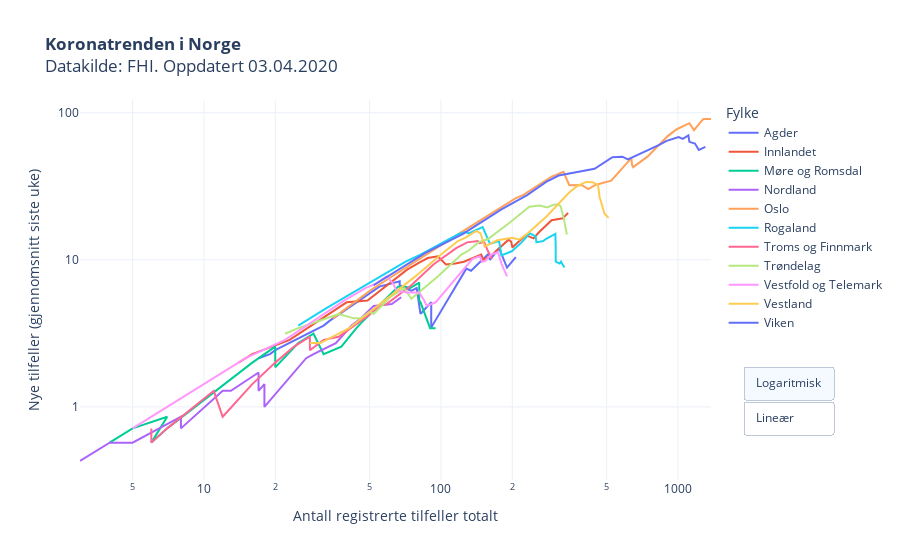

Notebook code cell kept with this figure:
### Code cell
kategori = [i for i in data["Fylke"].unique()]
kategori.sort()

fig = px.scatter(data, 
                 x="Totale tilfeller", 
                 y="Nye tilfeller", 
                 color="Fylke",
                 hover_name="Fylke",
                 hover_data=["variable"],
                 #animation_frame="variable",
                 #animation_group="RHF",
                 log_y=True,
                 log_x=True,
                 #category_orders={"Fylke": kategori}, 
                 #color_discrete_sequence=colorlist,
                 template = "plotly_white",
                 title = "<b>Koronatrenden i Norge</b><br>Datakilde: FHI. Oppdatert "+datetime.today().strftime('%d.%m.%Y'),
                 labels = {"Nye tilfeller": "Nye tilfeller (gjennomsnitt siste uke)", "variable": "Dato", "Totale tilfeller": "Antall registrerte tilfeller totalt"}    
                )

fig.update_layout(
    updatemenus = list([
    dict(type="buttons", 
         #direction="left", 
         active=0,
         buttons=list([
            dict(label='Logaritmisk',
                 method='update',
                 args=[{'visible': [True]},
                       {'yaxis': {'type': 'log',
                                  #"title": "Totalt registrerte smittede (log)",
                                  #"range":[0,9900],
                                  "nticks":4}}]),
            dict(label='Lineær',
                 method='update',
                 args=[{'visible': [True]},
                       {'yaxis': {'type': 'linear',
                                  #"title": "Totalt registrerte smittede",
                                  #"range":[0,2000],
                                 }}])
            ]),
            showactive=True,
            x=1.05,
            xanchor="left",
            y=0.3,
            yanchor="top"
        )
    ]))

fig.update_yaxes(nticks=3)
fig.update_xaxes(nticks=4)

fig.update_traces(mode="lines")

### Figure 1 — Plotly figure (JSON) as saved in the notebook; plotly's stock layout.template omitted (floating-point values rounded to 4 significant figures)
{"data": [{"customdata": [["09 Mar"], ["10 Mar"], ["11 Mar"], ["12 Mar"], ["13 Mar"], ["14 Mar"], ["15 Mar"], ["16 Mar"], ["17 Mar"], ["18 Mar"], ["19 Mar"], ["20 Mar"], ["21 Mar"], ["22 Mar"], ["23 Mar"], ["24 Mar"], ["25 Mar"], ["26 Mar"], ["27 Mar"], ["28 Mar"], ["29 Mar"], ["30 Mar"], ["31 Mar"], ["01 Apr"], ["02 Apr"]], "hoverlabel": {"namelength": 0}, "hovertemplate": "<b>%{hovertext}</b><br><br>Fylke=Agder<br>Antall registrerte tilfeller totalt=%{x}<br>Nye tilfeller (gjennomsnitt siste uke)=%{y}<br>Dato=%{customdata[0]}", "hovertext": ["Agder", "Agder", "Agder", "Agder", "Agder", "Agder", "Agder", "Agder", "Agder", "Agder", "Agder", "Agder", "Agder", "Agder", "Agder", "Agder", "Agder", "Agder", "Agder", "Agder", "Agder", "Agder", "Agder", "Agder", "Agder"], "legendgroup": "Agder", "marker": {"color": "#636efa", "symbol": "circle"}, "mode": "lines", "name": "Agder", "showlegend": true, "type": "scatter", "x": [17, 19, 20, 32, 34, 52, 55, 67, 67, 67, 75, 79, 82, 91, 91, 92, 128, 134, 148, 159, 161, 166, 176, 190, 207], "xaxis": "x", "y": [2.143, 2.286, 2.429, 3.571, 3.857, 6.143, 6.571, 7.143, 6.857, 6.714, 6.143, 6.429, 4.286, 5.143, 3.429, 3.571, 8.714, 8.429, 9.857, 11, 10, 10.71, 12, 8.857, 10.43], "yaxis": "y"}, {"customdata": [["09 Mar"], ["10 Mar"], ["11 Mar"], ["12 Mar"], ["13 Mar"], ["14 Mar"], ["15 Mar"], ["16 Mar"], ["17 Mar"], ["18 Mar"], ["19 Mar"], ["20 Mar"], ["21 Mar"], ["22 Mar"], ["23 Mar"], ["24 Mar"], ["25 Mar"], ["26 Mar"], ["27 Mar"], ["28 Mar"], ["29 Mar"], ["30 Mar"], ["31 Mar"], ["01 Apr"], ["02 Apr"]], "hoverlabel": {"namelength": 0}, "hovertemplate": "<b>%{hovertext}</b><br><br>Fylke=Innlandet<br>Antall registrerte tilfeller totalt=%{x}<br>Nye tilfeller (gjennomsnitt siste uke)=%{y}<br>Dato=%{customdata[0]}", "hovertext": ["Innlandet", "Innlandet", "Innlandet", "Innlandet", "Innlandet", "Innlandet", "Innlandet", "Innlandet", "Innlandet", "Innlandet", "Innlandet", "Innlandet", "Innlandet", "Innlandet", "Innlandet", "Innlandet", "Innlandet", "Innlandet", "Innlandet", "Innlandet", "Innlandet", "Innlandet", "Innlandet", "Innlandet", "Innlandet"], "legendgroup": "Innlandet", "marker": {"color": "#EF553B", "symbol": "circle"}, "mode": "lines", "name": "Innlandet", "showlegend": true, "type": "scatter", "x": [14, 16, 23, 40, 49, 57, 72, 81, 88, 97, 105, 115, 125, 148, 151, 163, 193, 198, 200, 228, 246, 258, 293, 327, 344], "xaxis": "x", "y": [2, 2.286, 2.857, 5.143, 5.286, 6.429, 8.571, 9.571, 10.29, 10.57, 9.286, 9.429, 9.714, 10.86, 10, 10.71, 13.71, 13.29, 12.14, 14.71, 14, 15.29, 18.57, 19.14, 20.86], "yaxis": "y"}, {"customdata": [["09 Mar"], ["10 Mar"], ["11 Mar"], ["12 Mar"], ["13 Mar"], ["14 Mar"], ["15 Mar"], ["16 Mar"], ["17 Mar"], ["18 Mar"], ["19 Mar"], ["20 Mar"], ["21 Mar"], ["22 Mar"], ["23 Mar"], ["24 Mar"], ["25 Mar"], ["26 Mar"], ["27 Mar"], ["28 Mar"], ["29 Mar"], ["30 Mar"], ["31 Mar"], ["01 Apr"], ["02 Apr"]], "hoverlabel": {"namelength": 0}, "hovertemplate": "<b>%{hovertext}</b><br><br>Fylke=Møre og Romsdal<br>Antall registrerte tilfeller totalt=%{x}<br>Nye tilfeller (gjennomsnitt siste uke)=%{y}<br>Dato=%{customdata[0]}", "hovertext": ["Møre og Romsdal", "Møre og Romsdal", "Møre og Romsdal", "Møre og Romsdal", "Møre og Romsdal", "Møre og Romsdal", "Møre og Romsdal", "Møre og Romsdal", "Møre og Romsdal", "Møre og Romsdal", "Møre og Romsdal", "Møre og Romsdal", "Møre og Romsdal", "Møre og Romsdal", "Møre og Romsdal", "Møre og Romsdal", "Møre og Romsdal", "Møre og Romsdal", "Møre og Romsdal", "Møre og Romsdal", "Møre og Romsdal", "Møre og Romsdal", "Møre og Romsdal", "Møre og Romsdal", "Møre og Romsdal"], "legendgroup": "Møre og Romsdal", "marker": {"color": "#00cc96", "symbol": "circle"}, "mode": "lines", "name": "Møre og Romsdal", "showlegend": true, "type": "scatter", "x": [4, 5, 7, 6, 7, 16, 20, 20, 20, 20, 25, 29, 32, 38, 44, 46, 66, 71, 74, 81, 81, 81, 82, 90, 95], "xaxis": "x", "y": [0.5714, 0.7143, 0.8571, 0.5714, 0.7143, 2, 2.571, 2.286, 2.143, 1.857, 2.714, 3.143, 2.286, 2.571, 3.429, 3.714, 6.571, 6.571, 6.429, 7, 6.143, 5.286, 5.143, 3.429, 3.429], "yaxis": "y"}, {"customdata": [["09 Mar"], ["10 Mar"], ["11 Mar"], ["12 Mar"], ["13 Mar"], ["14 Mar"], ["15 Mar"], ["16 Mar"], ["17 Mar"], ["18 Mar"], ["19 Mar"], ["20 Mar"], ["21 Mar"], ["22 Mar"], ["23 Mar"], ["24 Mar"], ["25 Mar"], ["26 Mar"], ["27 Mar"], ["28 Mar"], ["29 Mar"], ["30 Mar"], ["31 Mar"], ["01 Apr"], ["02 Apr"]], "hoverlabel": {"namelength": 0}, "hovertemplate": "<b>%{hovertext}</b><br><br>Fylke=Nordland<br>Antall registrerte tilfeller totalt=%{x}<br>Nye tilfeller (gjennomsnitt siste uke)=%{y}<br>Dato=%{customdata[0]}", "hovertext": ["Nordland", "Nordland", "Nordland", "Nordland", "Nordland", "Nordland", "Nordland", "Nordland", "Nordland", "Nordland", "Nordland", "Nordland", "Nordland", "Nordland", "Nordland", "Nordland", "Nordland", "Nordland", "Nordland", "Nordland", "Nordland", "Nordland", "Nordland", "Nordland", "Nordland"], "legendgroup": "Nordland", "marker": {"color": "#ab63fa", "symbol": "circle"}, "mode": "lines", "name": "Nordland", "showlegend": true, "type": "scatter", "x": [3, 3, 3, 4, 5, 8, 8, 11, 11, 12, 13, 17, 17, 18, 18, 18, 27, 29, 36, 42, 46, 48, 52, 62, 68], "xaxis": "x", "y": [0.4286, 0.4286, 0.4286, 0.5714, 0.5714, 0.8571, 0.7143, 1.143, 1.143, 1.286, 1.286, 1.714, 1.286, 1.429, 1, 1, 2.143, 2.286, 2.714, 3.571, 4, 4.286, 4.857, 5, 5.571], "yaxis": "y"}, {"customdata": [["09 Mar"], ["10 Mar"], ["11 Mar"], ["12 Mar"], ["13 Mar"], ["14 Mar"], ["15 Mar"], ["16 Mar"], ["17 Mar"], ["18 Mar"], ["19 Mar"], ["20 Mar"], ["21 Mar"], ["22 Mar"], ["23 Mar"], ["24 Mar"], ["25 Mar"], ["26 Mar"], ["27 Mar"], ["28 Mar"], ["29 Mar"], ["30 Mar"], ["31 Mar"], ["01 Apr"], ["02 Apr"]], "hoverlabel": {"namelength": 0}, "hovertemplate": "<b>%{hovertext}</b><br><br>Fylke=Oslo<br>Antall registrerte tilfeller totalt=%{x}<br>Nye tilfeller (gjennomsnitt siste uke)=%{y}<br>Dato=%{customdata[0]}", "hovertext": ["Oslo", "Oslo", "Oslo", "Oslo", "Oslo", "Oslo", "Oslo", "Oslo", "Oslo", "Oslo", "Oslo", "Oslo", "Oslo", "Oslo", "Oslo", "Oslo", "Oslo", "Oslo", "Oslo", "Oslo", "Oslo", "Oslo", "Oslo", "Oslo", "Oslo"], "legendgroup": "Oslo", "marker": {"color": "#FFA15A", "symbol": "circle"}, "mode": "lines", "name": "Oslo", "showlegend": true, "type": "scatter", "x": [35, 51, 123, 166, 207, 222, 281, 292, 329, 348, 392, 419, 448, 523, 636, 640, 647, 744, 903, 989, 1118, 1169, 1233, 1281, 1379], "xaxis": "x", "y": [4, 6.286, 15.57, 21.14, 26.29, 27.57, 35.14, 36.71, 39.71, 32.14, 32.29, 30.29, 32.29, 34.57, 49.14, 44.43, 42.71, 50.29, 69.14, 77.29, 85, 76.14, 84.71, 90.57, 90.71], "yaxis": "y"}, {"customdata": [["09 Mar"], ["10 Mar"], ["11 Mar"], ["12 Mar"], ["13 Mar"], ["14 Mar"], ["15 Mar"], ["16 Mar"], ["17 Mar"], ["18 Mar"], ["19 Mar"], ["20 Mar"], ["21 Mar"], ["22 Mar"], ["23 Mar"], ["24 Mar"], ["25 Mar"], ["26 Mar"], ["27 Mar"], ["28 Mar"], ["29 Mar"], ["30 Mar"], ["31 Mar"], ["01 Apr"], ["02 Apr"]], "hoverlabel": {"namelength": 0}, "hovertemplate": "<b>%{hovertext}</b><br><br>Fylke=Rogaland<br>Antall registrerte tilfeller totalt=%{x}<br>Nye tilfeller (gjennomsnitt siste uke)=%{y}<br>Dato=%{customdata[0]}", "hovertext": ["Rogaland", "Rogaland", "Rogaland", "Rogaland", "Rogaland", "Rogaland", "Rogaland", "Rogaland", "Rogaland", "Rogaland", "Rogaland", "Rogaland", "Rogaland", "Rogaland", "Rogaland", "Rogaland", "Rogaland", "Rogaland", "Rogaland", "Rogaland", "Rogaland", "Rogaland", "Rogaland", "Rogaland", "Rogaland"], "legendgroup": "Rogaland", "marker": {"color": "#19d3f3", "symbol": "circle"}, "mode": "lines", "name": "Rogaland", "showlegend": true, "type": "scatter", "x": [25, 33, 71, 82, 105, 119, 127, 131, 150, 161, 176, 180, 199, 219, 237, 251, 253, 270, 277, 304, 305, 305, 317, 321, 332], "xaxis": "x", "y": [3.571, 4.714, 9.714, 10.86, 13.43, 15, 15.43, 15.14, 16.71, 12.86, 13.43, 10.71, 11.43, 13.14, 15.14, 14.43, 13.14, 13.43, 13.86, 15, 12.29, 9.714, 9.429, 9.714, 8.857], "yaxis": "y"}, {"customdata": [["09 Mar"], ["10 Mar"], ["11 Mar"], ["12 Mar"], ["13 Mar"], ["14 Mar"], ["15 Mar"], ["16 Mar"], ["17 Mar"], ["18 Mar"], ["19 Mar"], ["20 Mar"], ["21 Mar"], ["22 Mar"], ["23 Mar"], ["24 Mar"], ["25 Mar"], ["26 Mar"], ["27 Mar"], ["28 Mar"], ["29 Mar"], ["30 Mar"], ["31 Mar"], ["01 Apr"], ["02 Apr"]], "hoverlabel": {"namelength": 0}, "hovertemplate": "<b>%{hovertext}</b><br><br>Fylke=Troms og Finnmark<br>Antall registrerte tilfeller totalt=%{x}<br>Nye tilfeller (gjennomsnitt siste uke)=%{y}<br>Dato=%{customdata[0]}", "hovertext": ["Troms og Finnmark", "Troms og Finnmark", "Troms og Finnmark", "Troms og Finnmark", "Troms og Finnmark", "Troms og Finnmark", "Troms og Finnmark", "Troms og Finnmark", "Troms og Finnmark", "Troms og Finnmark", "Troms og Finnmark", "Troms og Finnmark", "Troms og Finnmark", "Troms og Finnmark", "Troms og Finnmark", "Troms og Finnmark", "Troms og Finnmark", "Troms og Finnmark", "Troms og Finnmark", "Troms og Finnmark", "Troms og Finnmark", "Troms og Finnmark", "Troms og Finnmark", "Troms og Finnmark", "Troms og Finnmark"], "legendgroup": "Troms og Finnmark", "marker": {"color": "#FF6692", "symbol": "circle"}, "mode": "lines", "name": "Troms og Finnmark", "showlegend": true, "type": "scatter", "x": [6, 6, 7, 11, 12, 16, 20, 21, 24, 28, 28, 32, 37, 49, 55, 59, 75, 93, 116, 129, 143, 146, 152, 157, 164], "xaxis": "x", "y": [0.7143, 0.5714, 0.7143, 1.286, 0.8571, 1.429, 2, 2.143, 2.571, 3, 2.429, 2.857, 3, 4.143, 4.857, 5, 6.714, 9.286, 12, 13.14, 13.43, 13, 13.29, 11.71, 10.14], "yaxis": "y"}, {"customdata": [["09 Mar"], ["10 Mar"], ["11 Mar"], ["12 Mar"], ["13 Mar"], ["14 Mar"], ["15 Mar"], ["16 Mar"], ["17 Mar"], ["18 Mar"], ["19 Mar"], ["20 Mar"], ["21 Mar"], ["22 Mar"], ["23 Mar"], ["24 Mar"], ["25 Mar"], ["26 Mar"], ["27 Mar"], ["28 Mar"], ["29 Mar"], ["30 Mar"], ["31 Mar"], ["01 Apr"], ["02 Apr"]], "hoverlabel": {"namelength": 0}, "hovertemplate": "<b>%{hovertext}</b><br><br>Fylke=Trøndelag<br>Antall registrerte tilfeller totalt=%{x}<br>Nye tilfeller (gjennomsnitt siste uke)=%{y}<br>Dato=%{customdata[0]}", "hovertext": ["Trøndelag", "Trøndelag", "Trøndelag", "Trøndelag", "Trøndelag", "Trøndelag", "Trøndelag", "Trøndelag", "Trøndelag", "Trøndelag", "Trøndelag", "Trøndelag", "Trøndelag", "Trøndelag", "Trøndelag", "Trøndelag", "Trøndelag", "Trøndelag", "Trøndelag", "Trøndelag", "Trøndelag", "Trøndelag", "Trøndelag", "Trøndelag", "Trøndelag"], "legendgroup": "Trøndelag", "marker": {"color": "#B6E880", "symbol": "circle"}, "mode": "lines", "name": "Trøndelag", "showlegend": true, "type": "scatter", "x": [22, 22, 25, 37, 43, 46, 50, 52, 61, 70, 75, 97, 122, 131, 144, 158, 196, 236, 261, 281, 296, 311, 320, 330, 340], "xaxis": "x", "y": [3.143, 3.143, 3.429, 4.286, 4, 4, 4.429, 4.286, 5.571, 6.429, 5.429, 7.714, 10.86, 11.57, 13.14, 13.86, 18, 23, 23.43, 22.71, 23.57, 23.86, 23.14, 19.14, 14.86], "yaxis": "y"}, {"customdata": [["09 Mar"], ["10 Mar"], ["11 Mar"], ["12 Mar"], ["13 Mar"], ["14 Mar"], ["15 Mar"], ["16 Mar"], ["17 Mar"], ["18 Mar"], ["19 Mar"], ["20 Mar"], ["21 Mar"], ["22 Mar"], ["23 Mar"], ["24 Mar"], ["25 Mar"], ["26 Mar"], ["27 Mar"], ["28 Mar"], ["29 Mar"], ["30 Mar"], ["31 Mar"], ["01 Apr"], ["02 Apr"]], "hoverlabel": {"namelength": 0}, "hovertemplate": "<b>%{hovertext}</b><br><br>Fylke=Vestfold og Telemark<br>Antall registrerte tilfeller totalt=%{x}<br>Nye tilfeller (gjennomsnitt siste uke)=%{y}<br>Dato=%{customdata[0]}", "hovertext": ["Vestfold og Telemark", "Vestfold og Telemark", "Vestfold og Telemark", "Vestfold og Telemark", "Vestfold og Telemark", "Vestfold og Telemark", "Vestfold og Telemark", "Vestfold og Telemark", "Vestfold og Telemark", "Vestfold og Telemark", "Vestfold og Telemark", "Vestfold og Telemark", "Vestfold og Telemark", "Vestfold og Telemark", "Vestfold og Telemark", "Vestfold og Telemark", "Vestfold og Telemark", "Vestfold og Telemark", "Vestfold og Telemark", "Vestfold og Telemark", "Vestfold og Telemark", "Vestfold og Telemark", "Vestfold og Telemark", "Vestfold og Telemark", "Vestfold og Telemark"], "legendgroup": "Vestfold og Telemark", "marker": {"color": "#FF97FF", "symbol": "circle"}, "mode": "lines", "name": "Vestfold og Telemark", "showlegend": true, "type": "scatter", "x": [5, 5, 15, 22, 30, 39, 48, 53, 59, 63, 65, 72, 81, 85, 87, 95, 114, 136, 146, 149, 154, 163, 174, 180, 190], "xaxis": "x", "y": [0.7143, 0.7143, 2.143, 2.857, 4, 5.286, 6.429, 6.857, 7.714, 6.857, 6.143, 6, 6, 5.286, 4.857, 5.143, 7.286, 10.14, 10.57, 9.714, 9.857, 10.86, 11.29, 9.429, 7.714], "yaxis": "y"}, {"customdata": [["09 Mar"], ["10 Mar"], ["11 Mar"], ["12 Mar"], ["13 Mar"], ["14 Mar"], ["15 Mar"], ["16 Mar"], ["17 Mar"], ["18 Mar"], ["19 Mar"], ["20 Mar"], ["21 Mar"], ["22 Mar"], ["23 Mar"], ["24 Mar"], ["25 Mar"], ["26 Mar"], ["27 Mar"], ["28 Mar"], ["29 Mar"], ["30 Mar"], ["31 Mar"], ["01 Apr"], ["02 Apr"]], "hoverlabel": {"namelength": 0}, "hovertemplate": "<b>%{hovertext}</b><br><br>Fylke=Vestland<br>Antall registrerte tilfeller totalt=%{x}<br>Nye tilfeller (gjennomsnitt siste uke)=%{y}<br>Dato=%{customdata[0]}", "hovertext": ["Vestland", "Vestland", "Vestland", "Vestland", "Vestland", "Vestland", "Vestland", "Vestland", "Vestland", "Vestland", "Vestland", "Vestland", "Vestland", "Vestland", "Vestland", "Vestland", "Vestland", "Vestland", "Vestland", "Vestland", "Vestland", "Vestland", "Vestland", "Vestland", "Vestland"], "legendgroup": "Vestland", "marker": {"color": "#FECB52", "symbol": "circle"}, "mode": "lines", "name": "Vestland", "showlegend": true, "type": "scatter", "x": [28, 31, 41, 67, 78, 101, 118, 127, 141, 147, 153, 173, 200, 214, 234, 279, 346, 375, 410, 436, 445, 460, 467, 490, 510], "xaxis": "x", "y": [2.714, 2.714, 3.429, 6.429, 7.714, 11, 13.43, 14.14, 15.71, 15.14, 12.29, 13.57, 14.14, 13.71, 15.29, 19.71, 28.43, 31.71, 33.86, 33.71, 33, 32.29, 26.86, 20.57, 19.29], "yaxis": "y"}, {"customdata": [["09 Mar"], ["10 Mar"], ["11 Mar"], ["12 Mar"], ["13 Mar"], ["14 Mar"], ["15 Mar"], ["16 Mar"], ["17 Mar"], ["18 Mar"], ["19 Mar"], ["20 Mar"], ["21 Mar"], ["22 Mar"], ["23 Mar"], ["24 Mar"], ["25 Mar"], ["26 Mar"], ["27 Mar"], ["28 Mar"], ["29 Mar"], ["30 Mar"], ["31 Mar"], ["01 Apr"], ["02 Apr"]], "hoverlabel": {"namelength": 0}, "hovertemplate": "<b>%{hovertext}</b><br><br>Fylke=Viken<br>Antall registrerte tilfeller totalt=%{x}<br>Nye tilfeller (gjennomsnitt siste uke)=%{y}<br>Dato=%{customdata[0]}", "hovertext": ["Viken", "Viken", "Viken", "Viken", "Viken", "Viken", "Viken", "Viken", "Viken", "Viken", "Viken", "Viken", "Viken", "Viken", "Viken", "Viken", "Viken", "Viken", "Viken", "Viken", "Viken", "Viken", "Viken", "Viken", "Viken"], "legendgroup": "Viken", "marker": {"color": "#636efa", "symbol": "circle"}, "mode": "lines", "name": "Viken", "showlegend": true, "type": "scatter", "x": [52, 86, 124, 154, 180, 231, 278, 314, 358, 410, 445, 529, 583, 615, 674, 748, 834, 896, 1007, 1048, 1107, 1118, 1180, 1225, 1306], "xaxis": "x", "y": [6.714, 11.14, 15, 18.71, 22, 27.57, 33.86, 37.43, 38.86, 40.86, 41.57, 49.86, 50.29, 48.14, 51.43, 55.71, 60.57, 64.43, 68.29, 66.43, 70.29, 63.43, 61.71, 55.86, 58.57], "yaxis": "y"}], "layout": {"legend": {"title": {"text": "Fylke"}, "tracegroupgap": 0}, "title": {"text": "<b>Koronatrenden i Norge</b><br>Datakilde: FHI. Oppdatert 03.04.2020"}, "updatemenus": [{"active": 0, "buttons": [{"args": [{"visible": [true]}, {"yaxis": {"nticks": 4, "type": "log"}}], "label": "Logaritmisk", "method": "update"}, {"args": [{"visible": [true]}, {"yaxis": {"type": "linear"}}], "label": "Lineær", "method": "update"}], "showactive": true, "type": "buttons", "x": 1.05, "xanchor": "left", "y": 0.3, "yanchor": "top"}], "xaxis": {"anchor": "y", "domain": [0, 1], "nticks": 4, "title": {"text": "Antall registrerte tilfeller totalt"}, "type": "log"}, "yaxis": {"anchor": "x", "domain": [0, 1], "nticks": 3, "title": {"text": "Nye tilfeller (gjennomsnitt siste uke)"}, "type": "log"}}}
